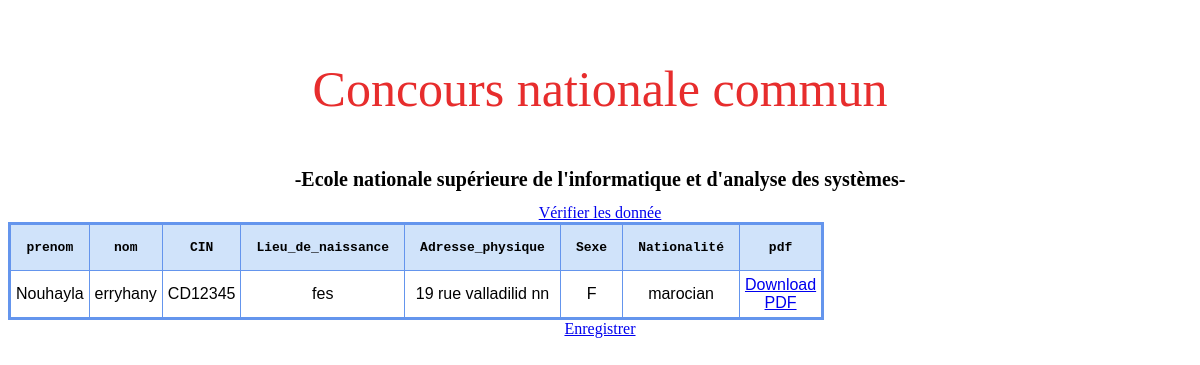
The app's page /cartes/ (signed in), older data.
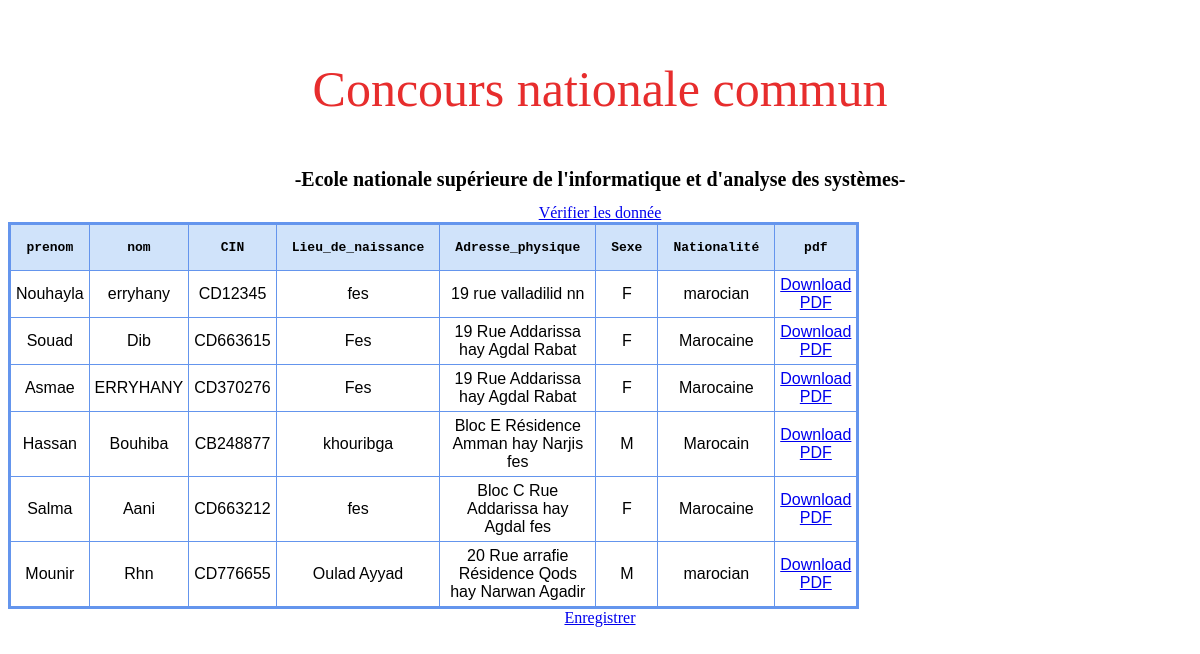
The same page, newer data.
### personal/models.py (models this page shows, shortened)
class Carte (models.Model):
    nom = models.CharField(max_length = 140 , default='')
    prenom = models.CharField(max_length = 140 , default='')
    CIN = models.CharField(max_length = 140 , default='')
    Lieu_de_naissance = models.CharField(max_length = 140 , default='')
    Adresse_physique = models.CharField(max_length = 140 , default='')
    Sexe = models.CharField(max_length = 140 , default='')
    Nationalité = models.CharField(max_length = 140 , default='')
    pdf = models.FileField(upload_to='fiches/pdfs/')

### personal/views.py (the view)
# urls.py: url(r'^cartes/$', views.CarteList, name='CarteList'),
@user_passes_test(lambda u: u.is_superuser)
def CarteList(request):
    cartes = Carte.objects.all()
    return render(request, 'personal/cartes.html' , {
        'cartes' : cartes
    })

### personal/templates/personal/cartes.html (shortened to what this page needs)
<head>
  {% load staticfiles %}
  <link rel="stylesheet" href="{% static 'personal/css/fiches.css' %}" type = "text/css"/>
</head>
<body>
{% block content %}
<div class="headerr">
      <p>Concours nationale commun </p>
      <h1> -Ecole nationale supérieure de l'informatique et d'analyse des systèmes- </h1>
      <a href="/homeecarte" class="button" >Vérifier les donnée </a>
 <table class="table mb-0">
    <thead>
      <tr>
        <th>prenom</th>
        <th>nom</th>
        <th>CIN</th>
        <th>Lieu_de_naissance</th>
        <th>Adresse_physique</th>
        <th>Sexe</th>
        <th>Nationalité</th>
        <th>pdf</th>
      </tr>
    </thead>
    <tbody>
      {% for carte in cartes %}
        <tr>
          <td>{{ carte.nom }}</td>
          <td>{{ carte.prenom }}</td>
          <td>{{ carte.CIN }}</td>
          <td>{{ carte.Lieu_de_naissance }}</td>
          <td>{{ carte.Adresse_physique }}</td>
          <td>{{ carte.Sexe }}</td>
          <td>{{ carte.Nationalité }}</td>
          <td>
          	<a href="{{ carte.pdf.url }}" class="btn btn-primary btn-sm" target="_blank">
              Download PDF
            </a>
          </td>
        </tr>
      {% endfor %}
    </tbody>
  </table>
  <a href="/exportcarte" class="button" >Enregistrer </a>
</div>
{% endblock %}

Row changes from the older to the newer data that the page shows:
added Carte: nom "Souad", prenom "Dib", CIN "CD663615", Lieu_de_naissance "Fes", Adresse_physique "19 Rue Addarissa hay Agdal Rabat", Sexe "F", Nationalité "Marocaine"
added Carte: nom "Asmae", prenom "ERRYHANY", CIN "CD370276", Lieu_de_naissance "Fes", Adresse_physique "19 Rue Addarissa hay Agdal Rabat", Sexe "F", Nationalité "Marocaine"
added Carte: nom "Hassan", prenom "Bouhiba", CIN "CB248877", Lieu_de_naissance "khouribga", Adresse_physique "Bloc E Résidence Amman hay Narjis fes", Sexe "M", Nationalité "Marocain"
added Carte: nom "Salma", prenom "Aani", CIN "CD663212", Lieu_de_naissance "fes", Adresse_physique "Bloc C Rue Addarissa hay Agdal fes", Sexe "F", Nationalité "Marocaine"
added Carte: nom "Mounir", prenom "Rhn", CIN "CD776655", Lieu_de_naissance "Oulad Ayyad", Adresse_physique "20 Rue arrafie Résidence Qods hay Narwan Agadir", Sexe "M", Nationalité "marocian"
